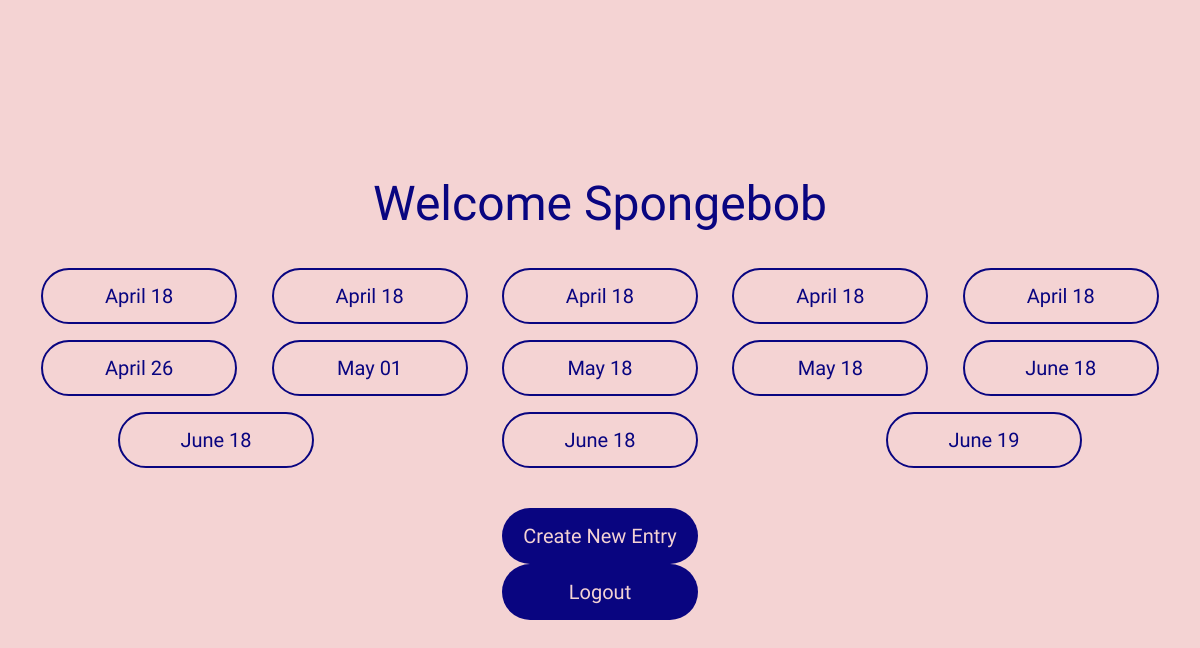
Screenshot of /view/main.php (signed in) with the database file from the repository.
### tables this page shows
CREATE TABLE notes (
    ID INT AUTO_INCREMENT PRIMARY KEY,
    username VARCHAR(255) NOT NULL,
    title VARCHAR(255) NOT NULL,
    content TEXT NOT NULL,
    date_created TIMESTAMP DEFAULT CURRENT_TIMESTAMP
);

### model/notes.php (called while the page is built, shortened)
<?php
function getNotesForUser($username)
{
    $conn = createDatabaseConnection();
    $query = "SELECT title, date_created, ID FROM notes WHERE username = :username";
    $stmt = $conn->prepare($query);
    $stmt->bindParam(':username', $username);
    $stmt->execute();
    $notes = $stmt->fetchAll(PDO::FETCH_ASSOC);
    usort($notes, function ($a, $b) {
        $dateA = strtotime($a['date_created']);
        $dateB = strtotime($b['date_created']);
        return $dateA - $dateB;
    });
    return $notes;
}
?>

### view/main.php (the view, shortened to what this page needs)
<?php
require_once '../model/notes.php';
$user = $_SESSION['username'];
$notes = getNotesForUser($user);
?>
<!DOCTYPE html>
<html>
<head>
    <link href="https://unpkg.com/tailwindcss@^2/dist/tailwind.min.css" rel="stylesheet">
    <link rel="stylesheet" href="../css/main.css">
</head>
<body class="text-xl">
    <div class="main-banner h-screen w-screen flex flex-col justify-center items-center">
        <p class="text-5xl">Welcome <?php echo $_SESSION['full_name']; ?></p>
        <div class="entries my-10 mx-8 flex flex-wrap justify-around gap-4">
            <?php foreach ($notes as $note) : ?>
                <?php
                $date_format = $_SESSION['date_format'];
                $date_timestamp = $note['date_created'];
                $note_id = $note['ID'];
                $note_date = date($date_format, strtotime($date_timestamp));
                ?>
                <a class="button" href="../index.php?action=edit_entry&note_id=<?php echo $note_id; ?>"><?php echo $note_date; ?></a>
            <?php endforeach; ?>
        </div>
        <a class="button-secondary" href="../index.php?action=new_entry">Create New Entry</a>
        <a class="button-secondary" href="../index.php?action=logout">Logout</a>
    </div>
</body>
</html>

### css/main.css (style rules this page uses)
body { background-color: #F4D3D3; color: #090580; font-family: 'Nanum Myeongjo', serif; }
.button { display: flex; justify-content: center; align-items: center; border: solid 2px #090580; border-radius: 50px; height: 56px; width: 196px; }
.button-secondary { display: flex; justify-content: center; align-items: center; background-color: #090580; border-radius: 50px; color: #F4D3D3; height: 56px; width: 196px; }

### rows the page displays
notes: date_created "April 18"
notes: date_created "April 18"
notes: date_created "April 18"
notes: date_created "April 18"
notes: date_created "April 18"
notes: date_created "April 26"
notes: date_created "May 01"
notes: date_created "May 18"
notes: date_created "May 18"
notes: date_created "June 18"
notes: date_created "June 18"
notes: date_created "June 18"
notes: date_created "June 19"

### other values shown
$_SESSION['full_name'] "Spongebob"
